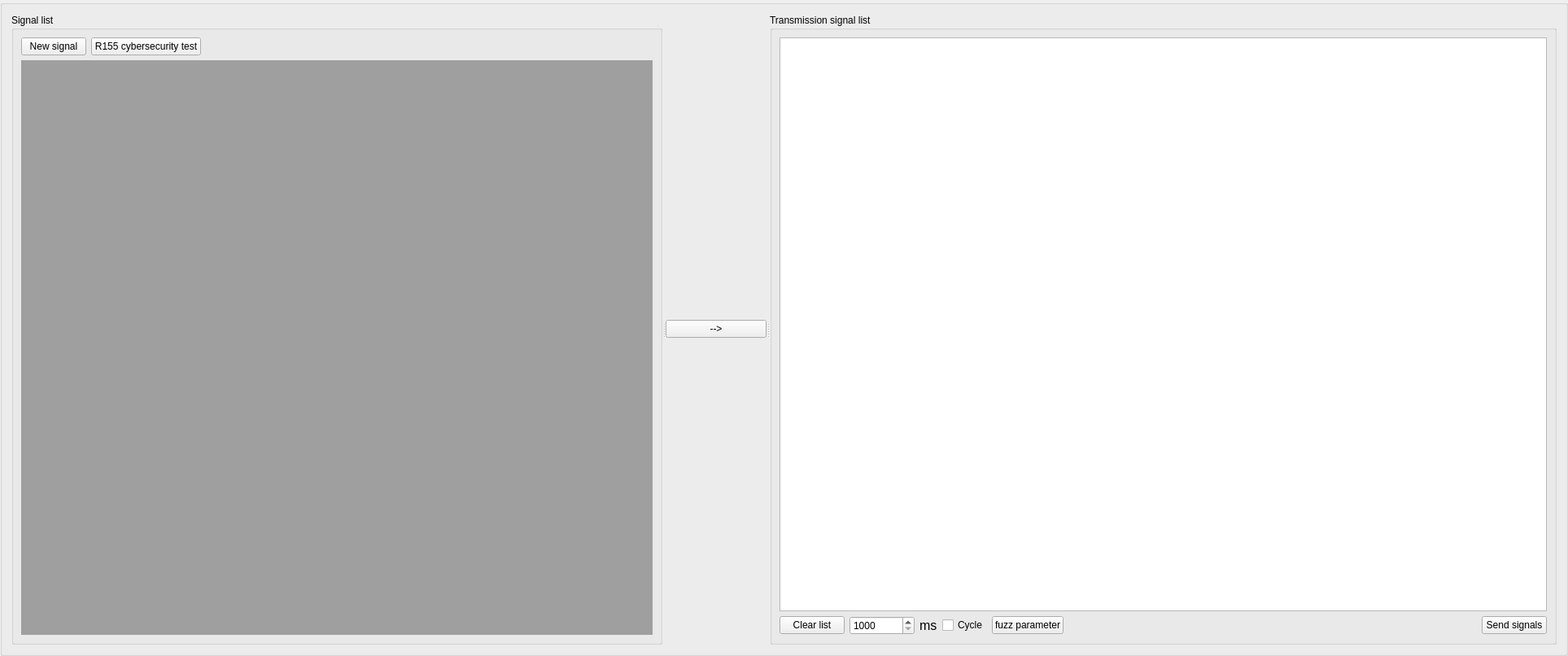
<?xml version="1.0" encoding="UTF-8"?>
<ui version="4.0">
 <class>GroupBox_signalFuzz</class>
 <widget class="QGroupBox" name="GroupBox_signalFuzz">
  <property name="geometry">
   <rect>
    <x>0</x>
    <y>0</y>
    <width>1927</width>
    <height>806</height>
   </rect>
  </property>
  <property name="windowTitle">
   <string>Debug</string>
  </property>
  <layout class="QGridLayout" name="gridLayout_4">
   <item row="0" column="0">
    <widget class="QSplitter" name="splitter_2">
     <property name="orientation">
      <enum>Qt::Horizontal</enum>
     </property>
     <widget class="QGroupBox" name="groupBox">
      <property name="sizePolicy">
       <sizepolicy hsizetype="Fixed" vsizetype="Preferred">
        <horstretch>0</horstretch>
        <verstretch>0</verstretch>
       </sizepolicy>
      </property>
      <property name="maximumSize">
       <size>
        <width>800</width>
        <height>16777215</height>
       </size>
      </property>
      <property name="title">
       <string>Signal list</string>
      </property>
      <layout class="QGridLayout" name="gridLayout_2">
       <item row="1" column="0">
        <widget class="QMdiArea" name="mdiArea_querySignal">
         <property name="enabled">
          <bool>true</bool>
         </property>
         <property name="sizePolicy">
          <sizepolicy hsizetype="Preferred" vsizetype="Preferred">
           <horstretch>0</horstretch>
           <verstretch>0</verstretch>
          </sizepolicy>
         </property>
         <property name="maximumSize">
          <size>
           <width>800</width>
           <height>16777215</height>
          </size>
         </property>
         <property name="viewMode">
          <enum>QMdiArea::TabbedView</enum>
         </property>
         <property name="documentMode">
          <bool>true</bool>
         </property>
         <property name="tabsClosable">
          <bool>false</bool>
         </property>
         <property name="tabsMovable">
          <bool>false</bool>
         </property>
         <property name="tabShape">
          <enum>QTabWidget::Rounded</enum>
         </property>
         <property name="tabPosition">
          <enum>QTabWidget::South</enum>
         </property>
        </widget>
       </item>
       <item row="0" column="0">
        <layout class="QHBoxLayout" name="horizontalLayout">
         <item>
          <widget class="QPushButton" name="pushButton_addNewSignal">
           <property name="text">
            <string>New signal</string>
           </property>
          </widget>
         </item>
         <item>
          <widget class="QPushButton" name="pushButton_addNewSignal_2">
           <property name="text">
            <string>R155 cybersecurity test</string>
           </property>
          </widget>
         </item>
         <item>
          <spacer name="horizontalSpacer">
           <property name="orientation">
            <enum>Qt::Horizontal</enum>
           </property>
           <property name="sizeHint" stdset="0">
            <size>
             <width>40</width>
             <height>20</height>
            </size>
           </property>
          </spacer>
         </item>
        </layout>
       </item>
      </layout>
     </widget>
     <widget class="QSplitter" name="splitter">
      <property name="orientation">
       <enum>Qt::Horizontal</enum>
      </property>
      <widget class="QWidget" name="layoutWidget">
       <layout class="QGridLayout" name="gridLayout_3">
        <item row="0" column="0">
         <widget class="QPushButton" name="pushButton_addSendSignal">
          <property name="text">
           <string>--&gt;</string>
          </property>
         </widget>
        </item>
       </layout>
      </widget>
      <widget class="QGroupBox" name="groupBox_2">
       <property name="maximumSize">
        <size>
         <width>16777215</width>
         <height>16777215</height>
        </size>
       </property>
       <property name="title">
        <string>Transmission signal list</string>
       </property>
       <layout class="QGridLayout" name="gridLayout">
        <item row="0" column="0">
         <widget class="QTableView" name="tableView_sendSignalList">
          <property name="sizePolicy">
           <sizepolicy hsizetype="Preferred" vsizetype="Expanding">
            <horstretch>0</horstretch>
            <verstretch>0</verstretch>
           </sizepolicy>
          </property>
          <property name="minimumSize">
           <size>
            <width>600</width>
            <height>0</height>
           </size>
          </property>
          <property name="maximumSize">
           <size>
            <width>16777215</width>
            <height>16777215</height>
           </size>
          </property>
         </widget>
        </item>
        <item row="1" column="0">
         <layout class="QHBoxLayout" name="horizontalLayout_4">
          <item>
           <widget class="QPushButton" name="pushButton_clearSendSignalList">
            <property name="text">
             <string>Clear list</string>
            </property>
           </widget>
          </item>
          <item>
           <widget class="QSpinBox" name="spinBox_portTimeValue">
            <property name="minimumSize">
             <size>
              <width>80</width>
              <height>0</height>
             </size>
            </property>
            <property name="minimum">
             <number>1000</number>
            </property>
            <property name="maximum">
             <number>99999</number>
            </property>
           </widget>
          </item>
          <item>
           <widget class="QLabel" name="label_40">
            <property name="font">
             <font>
              <pointsize>12</pointsize>
             </font>
            </property>
            <property name="text">
             <string>ms</string>
            </property>
            <property name="textFormat">
             <enum>Qt::PlainText</enum>
            </property>
            <property name="alignment">
             <set>Qt::AlignLeading|Qt::AlignLeft|Qt::AlignVCenter</set>
            </property>
           </widget>
          </item>
          <item>
           <widget class="QCheckBox" name="checkBox_timerSend">
            <property name="text">
             <string>Cycle</string>
            </property>
           </widget>
          </item>
          <item>
           <widget class="QPushButton" name="pushButton_fuzzSetting">
            <property name="sizePolicy">
             <sizepolicy hsizetype="Minimum" vsizetype="Fixed">
              <horstretch>0</horstretch>
              <verstretch>0</verstretch>
             </sizepolicy>
            </property>
            <property name="text">
             <string>fuzz parameter</string>
            </property>
           </widget>
          </item>
          <item>
           <spacer name="horizontalSpacer_3">
            <property name="orientation">
             <enum>Qt::Horizontal</enum>
            </property>
            <property name="sizeType">
             <enum>QSizePolicy::Expanding</enum>
            </property>
            <property name="sizeHint" stdset="0">
             <size>
              <width>40</width>
              <height>20</height>
             </size>
            </property>
           </spacer>
          </item>
          <item>
           <widget class="QPushButton" name="pushButton_sendFuzzSignal">
            <property name="sizePolicy">
             <sizepolicy hsizetype="Minimum" vsizetype="Fixed">
              <horstretch>0</horstretch>
              <verstretch>0</verstretch>
             </sizepolicy>
            </property>
            <property name="text">
             <string>Send signals</string>
            </property>
           </widget>
          </item>
         </layout>
        </item>
       </layout>
      </widget>
     </widget>
    </widget>
   </item>
  </layout>
 </widget>
 <resources/>
 <connections/>
</ui>
